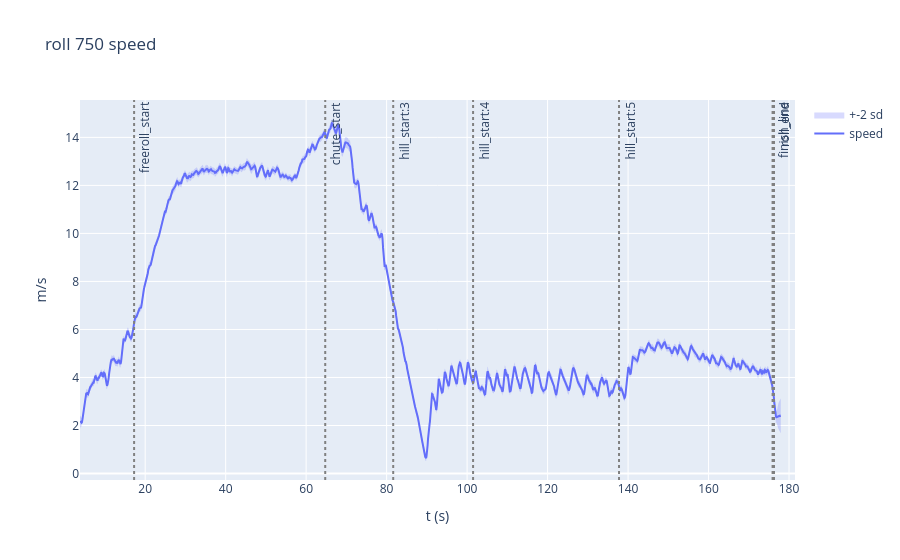
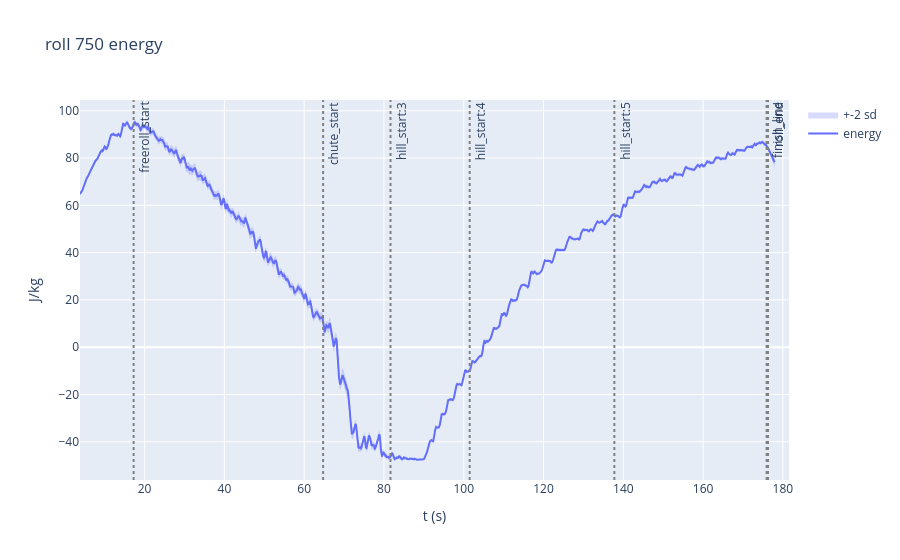

Write notebook code for charts like these, in order.
### Code cell
def plot_trace(fit, what='speed', band=1.0):
    """Speed (m/s) or energy (J/kg) against time with a +-band sd interval from the posterior
    draws, events marked.  Energy is the same v^2/2 + g z the QoIs use."""
    X = fit['draws']
    spd = np.linalg.norm(X[..., 3:6], axis=2)
    y = spd if what == 'speed' else 0.5 * spd ** 2 + G * X[..., 2]
    mid, sd = np.nanmean(y, 0), np.nanstd(y, 0)
    m = np.isfinite(mid)
    t, mid, sd = fit['t'][m], mid[m], sd[m]
    fig = go.Figure([
        go.Scatter(x=np.r_[t, t[::-1]], y=np.r_[mid + band * sd, (mid - band * sd)[::-1]],
                   fill='toself', fillcolor='rgba(99,110,250,0.25)', line_width=0,
                   name=f'+-{band:g} sd', hoverinfo='skip'),
        go.Scatter(x=t, y=mid, line_color='rgb(99,110,250)', name=what)])
    for k, tv in fit['events'].items():
        if np.isfinite(tv) and t[0] <= tv <= t[-1]:
            fig.add_vline(x=tv, line_dash='dot', line_color='grey',
                          annotation_text=k, annotation_textangle=-90)
    fig.update_layout(title=f"roll {fit['roll']} {what}", xaxis_title='t (s)',
                      yaxis_title='m/s' if what == 'speed' else 'J/kg')
    return fig


plot_trace(fit, 'speed', 2).show()
plot_trace(fit, 'energy', 2).show()

### Figure 1 — Plotly figure (JSON) as saved in the notebook; plotly's stock layout.template omitted (floating-point values rounded to 4 significant figures; data arrays with more than 128 entries replaced by an {"elided": "..."} marker saying what was removed)
{"data": [{"fill": "toself", "fillcolor": "rgba(99,110,250,0.25)", "hoverinfo": "skip", "line": {"width": 0}, "name": "+-2 sd", "type": "scatter", "x": {"elided": "3482 float values"}, "y": {"elided": "3482 float values"}}, {"line": {"color": "rgb(99,110,250)"}, "name": "speed", "type": "scatter", "x": {"elided": "1741 float values"}, "y": {"elided": "1741 float values"}}], "layout": {"annotations": [{"showarrow": false, "text": "roll_end", "textangle": -90, "x": 176.3, "xanchor": "left", "xref": "x", "y": 1, "yanchor": "top", "yref": "y domain"}, {"showarrow": false, "text": "freeroll_start", "textangle": -90, "x": 17.25, "xanchor": "left", "xref": "x", "y": 1, "yanchor": "top", "yref": "y domain"}, {"showarrow": false, "text": "chute_start", "textangle": -90, "x": 64.75, "xanchor": "left", "xref": "x", "y": 1, "yanchor": "top", "yref": "y domain"}, {"showarrow": false, "text": "hill_start:3", "textangle": -90, "x": 81.64, "xanchor": "left", "xref": "x", "y": 1, "yanchor": "top", "yref": "y domain"}, {"showarrow": false, "text": "hill_start:4", "textangle": -90, "x": 101.5, "xanchor": "left", "xref": "x", "y": 1, "yanchor": "top", "yref": "y domain"}, {"showarrow": false, "text": "hill_start:5", "textangle": -90, "x": 137.8, "xanchor": "left", "xref": "x", "y": 1, "yanchor": "top", "yref": "y domain"}, {"showarrow": false, "text": "finish_line", "textangle": -90, "x": 175.9, "xanchor": "left", "xref": "x", "y": 1, "yanchor": "top", "yref": "y domain"}], "shapes": [{"line": {"color": "grey", "dash": "dot"}, "type": "line", "x0": 176.3, "x1": 176.3, "xref": "x", "y0": 0, "y1": 1, "yref": "y domain"}, {"line": {"color": "grey", "dash": "dot"}, "type": "line", "x0": 17.25, "x1": 17.25, "xref": "x", "y0": 0, "y1": 1, "yref": "y domain"}, {"line": {"color": "grey", "dash": "dot"}, "type": "line", "x0": 64.75, "x1": 64.75, "xref": "x", "y0": 0, "y1": 1, "yref": "y domain"}, {"line": {"color": "grey", "dash": "dot"}, "type": "line", "x0": 81.64, "x1": 81.64, "xref": "x", "y0": 0, "y1": 1, "yref": "y domain"}, {"line": {"color": "grey", "dash": "dot"}, "type": "line", "x0": 101.5, "x1": 101.5, "xref": "x", "y0": 0, "y1": 1, "yref": "y domain"}, {"line": {"color": "grey", "dash": "dot"}, "type": "line", "x0": 137.8, "x1": 137.8, "xref": "x", "y0": 0, "y1": 1, "yref": "y domain"}, {"line": {"color": "grey", "dash": "dot"}, "type": "line", "x0": 175.9, "x1": 175.9, "xref": "x", "y0": 0, "y1": 1, "yref": "y domain"}], "title": {"text": "roll 750 speed"}, "xaxis": {"title": {"text": "t (s)"}}, "yaxis": {"title": {"text": "m/s"}}}}

### Figure 2 — Plotly figure (JSON) as saved in the notebook; plotly's stock layout.template omitted (floating-point values rounded to 4 significant figures; data arrays with more than 128 entries replaced by an {"elided": "..."} marker saying what was removed)
{"data": [{"fill": "toself", "fillcolor": "rgba(99,110,250,0.25)", "hoverinfo": "skip", "line": {"width": 0}, "name": "+-2 sd", "type": "scatter", "x": {"elided": "3482 float values"}, "y": {"elided": "3482 float values"}}, {"line": {"color": "rgb(99,110,250)"}, "name": "energy", "type": "scatter", "x": {"elided": "1741 float values"}, "y": {"elided": "1741 float values"}}], "layout": {"annotations": [{"showarrow": false, "text": "roll_end", "textangle": -90, "x": 176.3, "xanchor": "left", "xref": "x", "y": 1, "yanchor": "top", "yref": "y domain"}, {"showarrow": false, "text": "freeroll_start", "textangle": -90, "x": 17.25, "xanchor": "left", "xref": "x", "y": 1, "yanchor": "top", "yref": "y domain"}, {"showarrow": false, "text": "chute_start", "textangle": -90, "x": 64.75, "xanchor": "left", "xref": "x", "y": 1, "yanchor": "top", "yref": "y domain"}, {"showarrow": false, "text": "hill_start:3", "textangle": -90, "x": 81.64, "xanchor": "left", "xref": "x", "y": 1, "yanchor": "top", "yref": "y domain"}, {"showarrow": false, "text": "hill_start:4", "textangle": -90, "x": 101.5, "xanchor": "left", "xref": "x", "y": 1, "yanchor": "top", "yref": "y domain"}, {"showarrow": false, "text": "hill_start:5", "textangle": -90, "x": 137.8, "xanchor": "left", "xref": "x", "y": 1, "yanchor": "top", "yref": "y domain"}, {"showarrow": false, "text": "finish_line", "textangle": -90, "x": 175.9, "xanchor": "left", "xref": "x", "y": 1, "yanchor": "top", "yref": "y domain"}], "shapes": [{"line": {"color": "grey", "dash": "dot"}, "type": "line", "x0": 176.3, "x1": 176.3, "xref": "x", "y0": 0, "y1": 1, "yref": "y domain"}, {"line": {"color": "grey", "dash": "dot"}, "type": "line", "x0": 17.25, "x1": 17.25, "xref": "x", "y0": 0, "y1": 1, "yref": "y domain"}, {"line": {"color": "grey", "dash": "dot"}, "type": "line", "x0": 64.75, "x1": 64.75, "xref": "x", "y0": 0, "y1": 1, "yref": "y domain"}, {"line": {"color": "grey", "dash": "dot"}, "type": "line", "x0": 81.64, "x1": 81.64, "xref": "x", "y0": 0, "y1": 1, "yref": "y domain"}, {"line": {"color": "grey", "dash": "dot"}, "type": "line", "x0": 101.5, "x1": 101.5, "xref": "x", "y0": 0, "y1": 1, "yref": "y domain"}, {"line": {"color": "grey", "dash": "dot"}, "type": "line", "x0": 137.8, "x1": 137.8, "xref": "x", "y0": 0, "y1": 1, "yref": "y domain"}, {"line": {"color": "grey", "dash": "dot"}, "type": "line", "x0": 175.9, "x1": 175.9, "xref": "x", "y0": 0, "y1": 1, "yref": "y domain"}], "title": {"text": "roll 750 energy"}, "xaxis": {"title": {"text": "t (s)"}}, "yaxis": {"title": {"text": "J/kg"}}}}
